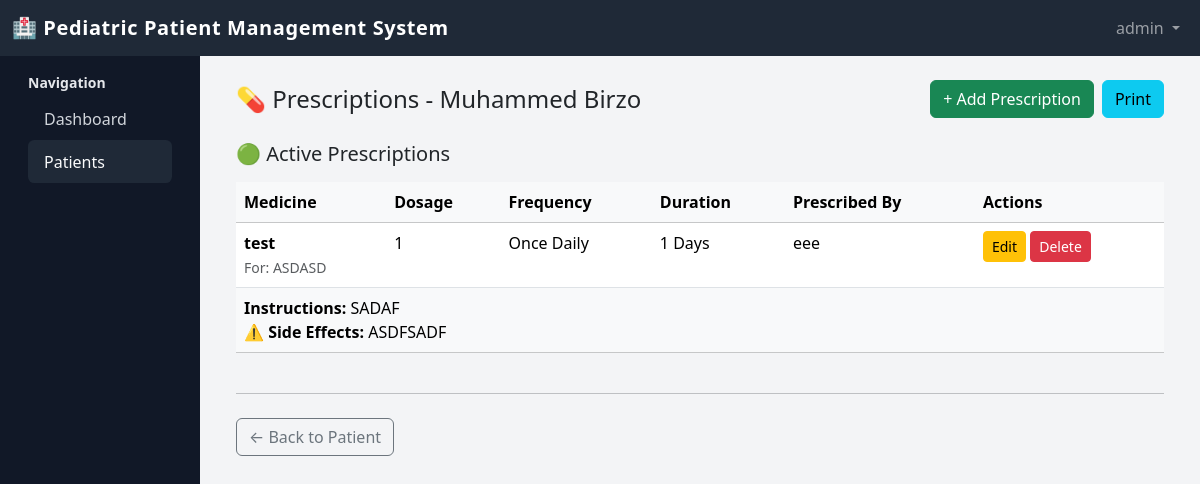
The app's page /patients/2/prescriptions/ (signed in) with its own data.
### pediatric/models.py (models this page shows, shortened)
class Patient(models.Model):
    GENDER_CHOICES = [
        ('Male', 'Male'),
        ('Female', 'Female'),
    ]
    BLOOD_TYPE_CHOICES = [
        ('A', 'A'),
        ('B', 'B'),
        ('AB', 'AB'),
        ('O', 'O'),
    ]
    patient_name = models.CharField(max_length=100)
    date_of_birth = models.DateField()
    gender = models.CharField(max_length=10, choices=GENDER_CHOICES)
    blood_type = models.CharField(max_length=5, choices=BLOOD_TYPE_CHOICES, null=True, blank=True)
    contact_number = models.CharField(max_length=20, blank=True, null=True)
    parent_name = models.CharField(max_length=100, blank=True, null=True)
    parent_contact = models.CharField(max_length=20, blank=True, null=True)
    address = models.CharField(max_length=200, blank=True, null=True)
    city = models.CharField(max_length=50, blank=True, null=True)
    country = models.CharField(max_length=50, blank=True, null=True)
    medical_history = models.TextField(blank=True, null=True)
    notes = models.TextField(blank=True, null=True)
    date_registered = models.DateTimeField(auto_now_add=True)
    created_by = models.ForeignKey(User, on_delete=models.SET_NULL, null=True, related_name='patients_created')
    class Meta:
        ordering = ['-date_registered']

class MedicinePrescription(models.Model):
    FREQUENCY_CHOICES = [
        ('Once Daily', 'Once Daily'),
        ('Twice Daily', 'Twice Daily'),
        ('Thrice Daily', 'Thrice Daily'),
        ('Four Times Daily', 'Four Times Daily'),
        ('Every 6 Hours', 'Every 6 Hours'),
        ('Every 8 Hours', 'Every 8 Hours'),
        ('Every 12 Hours', 'Every 12 Hours'),
        ('As Needed', 'As Needed'),
    ]
    DURATION_UNIT_CHOICES = [
        ('Days', 'Days'),
        ('Weeks', 'Weeks'),
        ('Months', 'Months'),
    ]
    STATUS_CHOICES = [
        ('Active', 'Active'),
        ('Completed', 'Completed'),
        ('Discontinued', 'Discontinued'),
    ]
    patient = models.ForeignKey(Patient, on_delete=models.CASCADE, related_name='prescriptions')
    medicine_name = models.CharField(max_length=200)
    dosage = models.CharField(max_length=100, help_text="e.g., 500mg, 10ml")
    frequency = models.CharField(max_length=30, choices=FREQUENCY_CHOICES)
    duration_value = models.IntegerField(help_text="Number of days/weeks/months")
    duration_unit = models.CharField(max_length=10, choices=DURATION_UNIT_CHOICES, default='Days')
    start_date = models.DateField(auto_now_add=True)
    end_date = models.DateField(blank=True, null=True)
    indication = models.TextField(blank=True, help_text="Why this medicine is prescribed")
    instructions = models.TextField(blank=True, help_text="Special instructions (e.g., take with food)")
    side_effects = models.TextField(blank=True, help_text="Known side effects")
    prescribed_by = models.CharField(max_length=200, blank=True, help_text="Doctor's name")
    status = models.CharField(max_length=20, choices=STATUS_CHOICES, default='Active')
    notes = models.TextField(blank=True)
    class Meta:
        ordering = ['-start_date']
    @property
    def duration_string(self):
        return f"{self.duration_value} {self.duration_unit}"
    @property
    def is_active(self):
        from datetime import date
        today = date.today()
        if self.status != 'Active':
            return False
        if self.end_date and today > self.end_date:
            return False
        return True

### pediatric/views.py (the view)
@login_required
def patient_prescriptions(request, patient_id):
    patient = get_object_or_404(Patient, pk=patient_id)
    prescriptions = patient.prescriptions.all()
    active_prescriptions = [p for p in prescriptions if p.is_active]
    inactive_prescriptions = [p for p in prescriptions if not p.is_active]
    return render(request, 'prescriptions/patient_prescriptions.html', {
        'patient': patient,
        'active_prescriptions': active_prescriptions,
        'inactive_prescriptions': inactive_prescriptions,
    })

### templates/prescriptions/patient_prescriptions.html (shortened to what this page needs)
{% extends 'base.html' %}
{% block content %}
<div class="d-flex justify-content-between align-items-center mb-3">
  <h4 class="mb-0">💊 Prescriptions - {{ patient.patient_name }}</h4>
  <div class="d-flex">
    <a href="{% url 'prescription_add' patient.pk %}"
       class="btn btn-success me-2">
      + Add Prescription
    </a>
    <a href="{% url 'prescription_print_all' patient.id %}"
       target="_blank"
       class="btn btn-info">
      Print
    </a>
  </div>
</div>
<h5 class="mt-4 mb-3">🟢 Active Prescriptions</h5>
{% if active_prescriptions %}
  <div class="table-responsive">
    <table class="table table-hover">
      <thead class="table-light">
        <tr>
          <th>Medicine</th>
          <th>Dosage</th>
          <th>Frequency</th>
          <th>Duration</th>
          <th>Prescribed By</th>
          <th>Actions</th>
        </tr>
      </thead>
      <tbody>
        {% for rx in active_prescriptions %}
          <tr>
            <td>
              <strong>{{ rx.medicine_name }}</strong>
              {% if rx.indication %}
                <br><small class="text-muted">For: {{ rx.indication|truncatewords:5 }}</small>
              {% endif %}
            </td>
            <td>{{ rx.dosage }}</td>
            <td>{{ rx.frequency }}</td>
            <td>{{ rx.duration_string }}</td>
            <td>{{ rx.prescribed_by|default:"-" }}</td>
            <td>
              <a href="{% url 'prescription_edit' rx.pk %}" class="btn btn-sm btn-warning">Edit</a>
              <button type="button" class="btn btn-sm btn-danger" data-bs-toggle="modal" data-bs-target="#deleteRx{{ rx.pk }}">Delete</button>
            </td>
          </tr>
          <tr class="table-light">
            <td colspan="6">
              {% if rx.instructions %}
                <strong>Instructions:</strong> {{ rx.instructions }}<br>
              {% endif %}
              {% if rx.side_effects %}
                <strong>⚠️ Side Effects:</strong> {{ rx.side_effects }}
              {% endif %}
            </td>
          </tr>
        {% endfor %}
      </tbody>
    </table>
  </div>
{% else %}
  <div class="alert alert-info">No active prescriptions</div>
{% endif %}
<hr class="my-4">
<a href="{% url 'patient_detail' patient.pk %}" class="btn btn-outline-secondary">← Back to Patient</a>
{% endblock %}

### templates/base.html (shortened to what this page needs)
<!doctype html>
<html lang="en">
<head>
  <link href="https://cdn.jsdelivr.net/npm/bootstrap@5.3.2/dist/css/bootstrap.min.css" rel="stylesheet">
</head>
<body>
  <nav class="navbar navbar-dark navbar-expand-lg">
    <div class="container-fluid">
      <a class="navbar-brand" href="{% url 'dashboard' %}">
        🏥 Pediatric Patient Management System
      </a>
      <div class="collapse navbar-collapse" id="topnav">
        <ul class="navbar-nav ms-auto mb-2 mb-lg-0">
          {% if user.is_authenticated %}
          <li class="nav-item dropdown">
            <a class="nav-link dropdown-toggle" href="#" data-bs-toggle="dropdown">
              {{ user.first_name|default:user.username }}
            </a>
          </li>
          {% endif %}
        </ul>
      </div>
    </div>
  </nav>
  <div class="container-fluid">
    <div class="row">
      {% if user.is_authenticated %}
      <div class="col-md-3 col-lg-2 d-none d-md-block sidebar py-3">
        <div class="px-3 mb-3">
          <div class="fw-semibold small text-gray-400 mb-1">Navigation</div>
          <a href="{% url 'dashboard' %}" class="{% if request.resolver_match.url_name == 'dashboard' %}active{% endif %}">
            Dashboard
          </a>
          <a href="{% url 'patient_list' %}" class="{% if 'patient' in request.resolver_match.url_name %}active{% endif %}">
            Patients
          </a>
        </div>
      </div>
      {% endif %}
      <div class="{% if user.is_authenticated %}col-md-9 col-lg-10{% else %}col-12{% endif %}">
        <div class="content-wrapper">
          {% block content %}{% endblock %}
        </div>
      </div>
    </div>
  </div>
</body>
</html>

### templates/base.html (style rules this page uses)
body { font-family: system-ui, -apple-system, BlinkMacSystemFont, "Segoe UI", sans-serif; background-color: #f3f4f6; }
.navbar { background-color: #1f2937; }
.navbar-brand { font-weight: 600; letter-spacing: 0.03em; }
.sidebar { min-height: 100vh; background-color: #111827; color: #e5e7eb; }
.sidebar a { color: #d1d5db; text-decoration: none; display: block; padding: 0.6rem 1rem; border-radius: 0.4rem; }
.sidebar a:hover, .sidebar a.active { background-color: #1f2937; color: #f9fafb; }
.content-wrapper { padding: 1.5rem; }

### records on screen
Patient: patient_name "Muhammed Birzo"
MedicinePrescription: medicine_name "test", indication "ASDASD", dosage "1", frequency "Once Daily", duration_string "1 Days", prescribed_by "eee", instructions "SADAF", side_effects "ASDFSADF"

### other values on screen
{{ user.first_name|default:user.username }} "admin"
